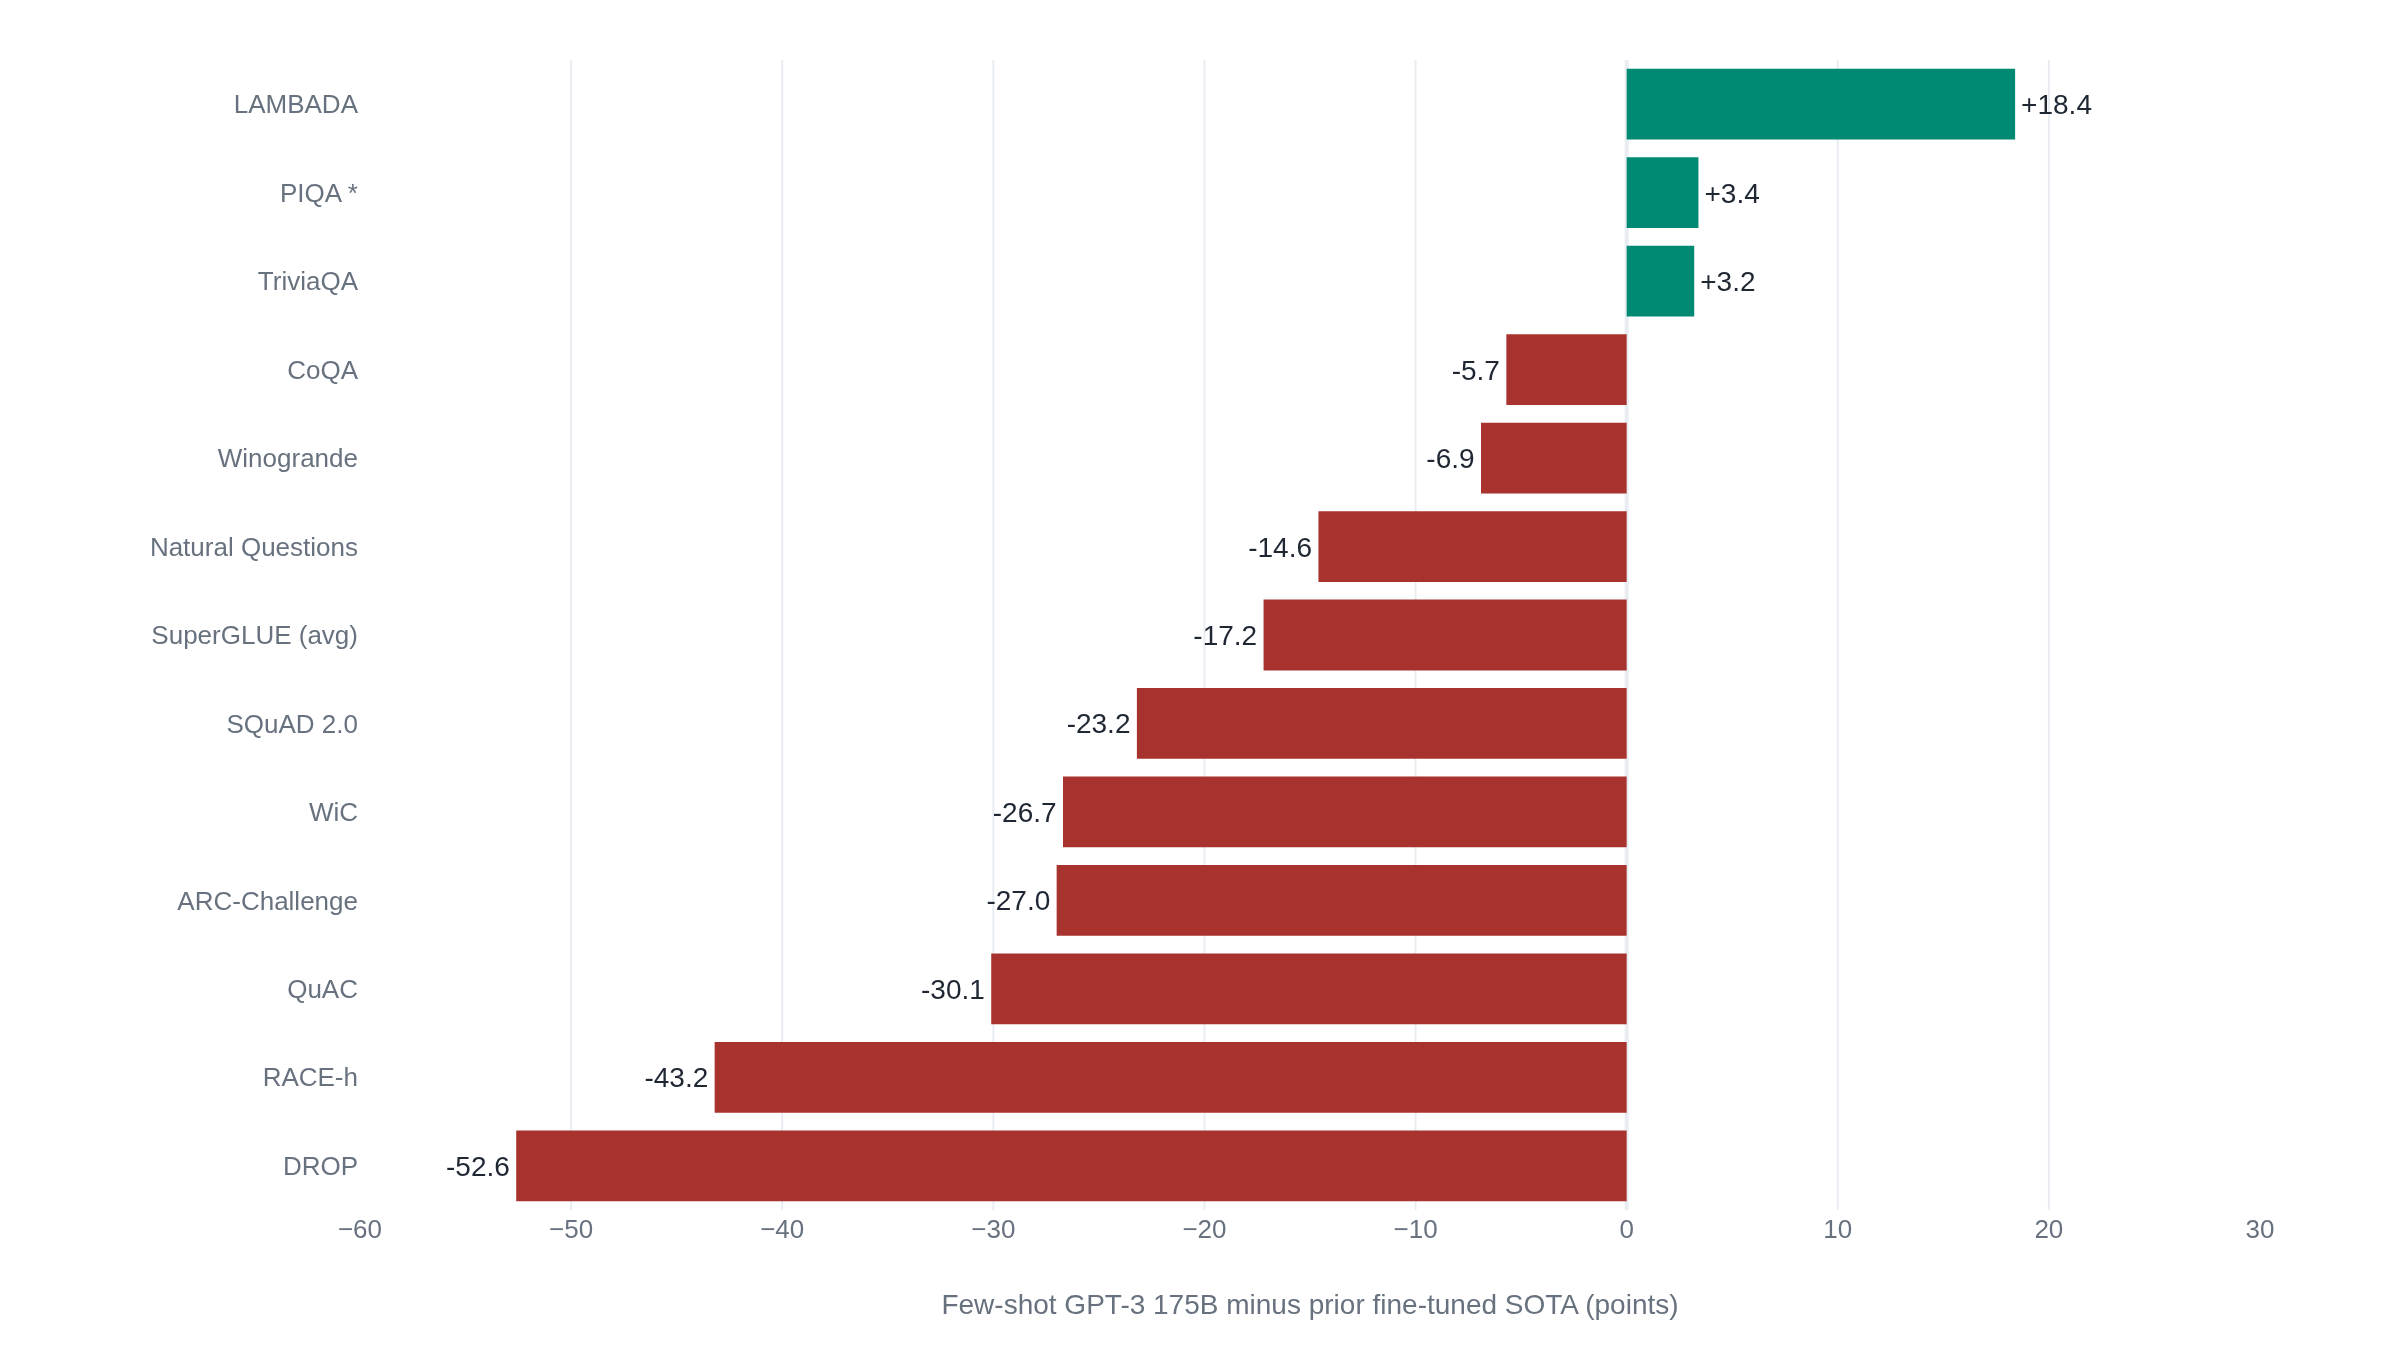

Source code (Python):
import plotly.graph_objects as go

# Few-shot GPT-3 175B minus the prior fine-tuned state of the art, in each
# benchmark's own 0-100 metric (accuracy or F1). Read from Brown et al. (2020),
# Tables 3.2, 3.3, 3.5, 3.6, 3.7, 3.8. Translation (BLEU) is left out so every
# bar shares a 0-100 scale. PIQA carries the paper's own contamination
# asterisk. Positive means few-shot beats the fine-tuned record.
rows = [
    ("LAMBADA", 86.4 - 68.0),
    ("PIQA *", 82.8 - 79.4),
    ("TriviaQA", 71.2 - 68.0),
    ("CoQA", 85.0 - 90.7),
    ("Winogrande", 77.7 - 84.6),
    ("Natural Questions", 29.9 - 44.5),
    ("SuperGLUE (avg)", 71.8 - 89.0),
    ("SQuAD 2.0", 69.8 - 93.0),
    ("WiC", 49.4 - 76.1),
    ("ARC-Challenge", 51.5 - 78.5),
    ("QuAC", 44.3 - 74.4),
    ("RACE-h", 46.8 - 90.0),
    ("DROP", 36.5 - 89.1),
]
rows.sort(key=lambda r: r[1], reverse=True)
labels = [r[0] for r in rows]
gaps = [round(r[1], 1) for r in rows]

win = "#008a74"
loss = "#a8332e"
colors = [win if g >= 0 else loss for g in gaps]

fig = go.Figure(
    go.Bar(
        x=gaps,
        y=labels,
        orientation="h",
        marker_color=colors,
        text=[f"{g:+.1f}" for g in gaps],
        textposition="outside",
        cliponaxis=False,
    )
)
fig.update_layout(
    xaxis_title="Few-shot GPT-3 175B minus prior fine-tuned SOTA (points)",
    showlegend=False,
    margin=dict(l=180, r=70, t=30, b=70),
)
fig.update_yaxes(autorange="reversed")
fig.update_xaxes(zeroline=True, zerolinewidth=2, range=[-60, 30])
